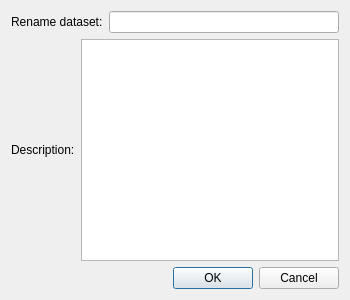
<?xml version="1.0" encoding="UTF-8"?>
<ui version="4.0">
 <class>ChangeDataSetInfoDialog</class>
 <widget class="QDialog" name="ChangeDataSetInfoDialog">
  <property name="geometry">
   <rect>
    <x>0</x>
    <y>0</y>
    <width>350</width>
    <height>300</height>
   </rect>
  </property>
  <property name="maximumSize">
   <size>
    <width>350</width>
    <height>300</height>
   </size>
  </property>
  <property name="windowTitle">
   <string>Dialog</string>
  </property>
  <layout class="QVBoxLayout" name="verticalLayout">
   <item>
    <layout class="QHBoxLayout" name="horizontalLayout">
     <item>
      <widget class="QLabel" name="label">
       <property name="text">
        <string>Rename dataset:</string>
       </property>
      </widget>
     </item>
     <item>
      <widget class="QLineEdit" name="lineEdit"/>
     </item>
    </layout>
   </item>
   <item>
    <layout class="QHBoxLayout" name="horizontalLayout_2">
     <item>
      <widget class="QLabel" name="label_2">
       <property name="text">
        <string>Description:</string>
       </property>
      </widget>
     </item>
     <item>
      <widget class="QTextEdit" name="textEdit"/>
     </item>
    </layout>
   </item>
   <item>
    <widget class="QDialogButtonBox" name="buttonBox">
     <property name="orientation">
      <enum>Qt::Horizontal</enum>
     </property>
     <property name="standardButtons">
      <set>QDialogButtonBox::Cancel|QDialogButtonBox::Ok</set>
     </property>
    </widget>
   </item>
  </layout>
 </widget>
 <resources/>
 <connections>
  <connection>
   <sender>buttonBox</sender>
   <signal>accepted()</signal>
   <receiver>ChangeDataSetInfoDialog</receiver>
   <slot>accept()</slot>
   <hints>
    <hint type="sourcelabel">
     <x>248</x>
     <y>254</y>
    </hint>
    <hint type="destinationlabel">
     <x>157</x>
     <y>274</y>
    </hint>
   </hints>
  </connection>
  <connection>
   <sender>buttonBox</sender>
   <signal>rejected()</signal>
   <receiver>ChangeDataSetInfoDialog</receiver>
   <slot>reject()</slot>
   <hints>
    <hint type="sourcelabel">
     <x>316</x>
     <y>260</y>
    </hint>
    <hint type="destinationlabel">
     <x>286</x>
     <y>274</y>
    </hint>
   </hints>
  </connection>
 </connections>
</ui>
